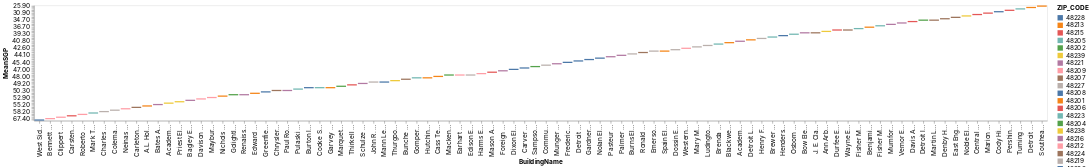

Source (notebook cell):
### Code cell
_deepnote_run_altair(df_test_eco_dis, """{"$schema":"https://vega.github.io/schema/vega-lite/v4.json","mark":{"type":"bar","tooltip":true},"height":220,"autosize":{"type":"fit"},"data":{"name":"placeholder"},"encoding":{"x":{"field":"BuildingName","type":"nominal","sort":{"order":"descending","encoding":"y"},"scale":{"type":"linear","zero":false}},"y":{"field":"MeanSGP","type":"nominal","sort":{"order":"ascending","encoding":"y"},"scale":{"type":"linear","zero":true}},"color":{"field":"ZIP_CODE","type":"nominal","sort":null,"scale":{"type":"linear","zero":false}}}}""")
